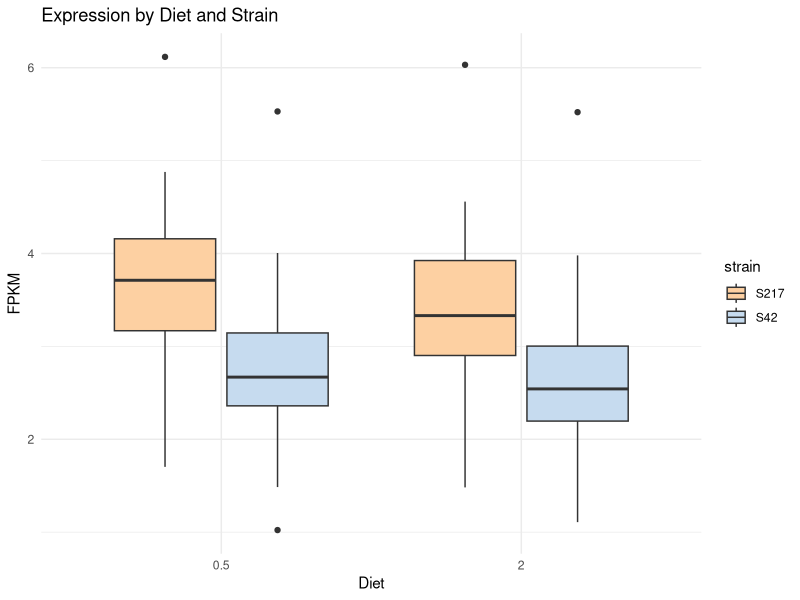
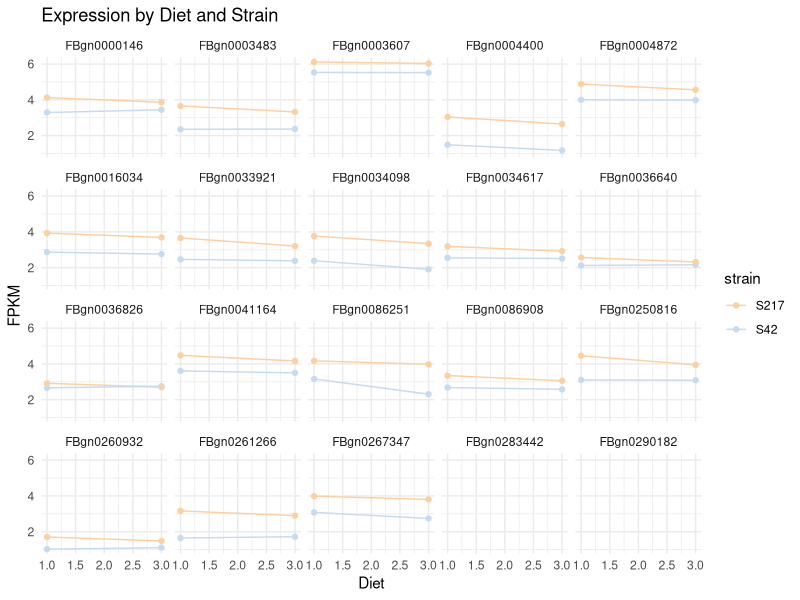
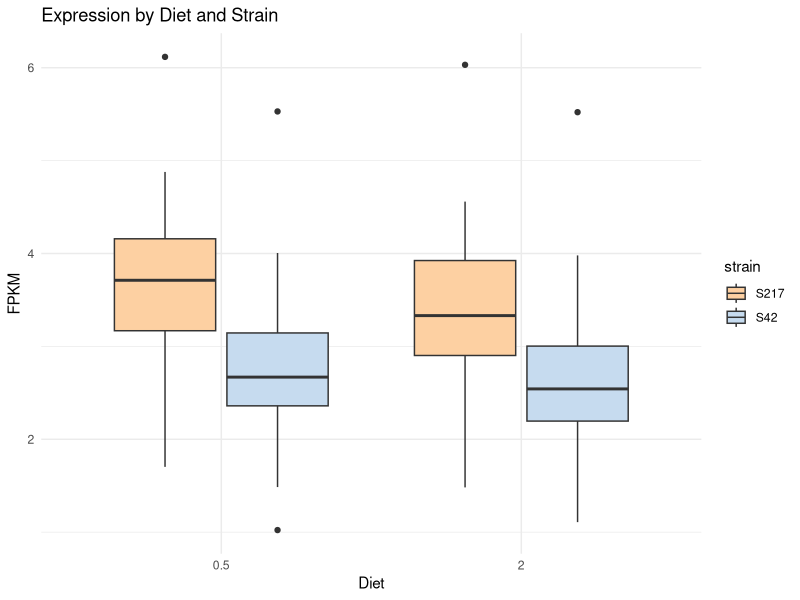
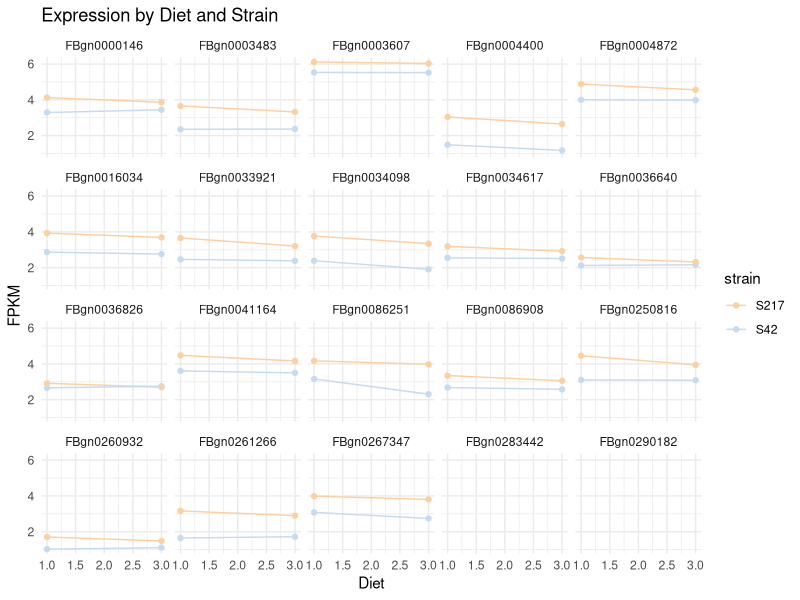

Generate these figures, in order, with R:


# piRNA View

# Read in Novomagic output
raw_data=read.csv("rawdata/piRNA_get_annot_NovoMagic.csv",header=TRUE,na.strings="--")
raw_data=unique(raw_data)

#get row means
raw_data$S42_0_LC <- rowMeans(
  raw_data[, c("s42_05_0_1_fpkm", "s42_05_0_2_fpkm", "s42_05_0_3_fpkm", "s42_05_0_4_fpkm")],
  na.rm = TRUE
)
raw_data$S42_0_C=rowMeans(
  raw_data[, c("s42_1_0_1_fpkm","s42_1_0_2_fpkm","s42_1_0_3_fpkm","s42_1_0_4_fpkm")],na.rm=TRUE)
raw_data$S42_0_HC=rowMeans(
  raw_data[, c("s42_2_0_1_fpkm","s42_2_0_2_fpkm","s42_2_0_3_fpkm","s42_2_0_4_fpkm")],na.rm=TRUE)
raw_data$S217_0_LC=rowMeans(
  raw_data[, c("s217_05_0_1_fpkm","s217_05_0_2_fpkm","s217_05_0_3_fpkm","s217_05_0_4_fpkm")],na.rm=TRUE)
raw_data$S217_0_C=rowMeans(
  raw_data[, c("s217_1_0_1_fpkm","s217_1_0_2_fpkm","s217_1_0_3_fpkm","s217_1_0_4_fpkm")],na.rm=TRUE)
raw_data$S217_0_HC=rowMeans(
  raw_data[, c("s217_2_0_1_fpkm","s217_2_0_2_fpkm","s217_2_0_3_fpkm","s217_2_0_4_fpkm")],na.rm=TRUE)

raw_data=raw_data[,c(1:10,88:93)]




#reshape to long format
library(tidyr)
library(dplyr)

# Pivot longer: gather all FPKM columns into key-value pairs
long_df <- raw_data %>%
  pivot_longer(
    cols = matches("^s\\d+_"),  # selects all columns starting with 's' and digits
    names_to = "sample",
    values_to = "FPKM"
  ) %>%
  # Separate 'sample' column into strain, diet, rep, etc.
  separate(
    col = sample,
    into = c("strain", "day","diet"),
    sep = "_",
    remove = FALSE
  ) %>%
  dplyr::select(ID, strain, diet, day,FPKM)


#plots

long_df$day=as.factor(long_df$day)
long_df$treat=ifelse(long_df$diet=="C",1.0,ifelse(long_df$diet=="HC",2.0,0.5))
long_df$treat=as.factor(long_df$treat)
long_df=subset(long_df,long_df$diet=="HC" | long_df$diet=="LC")
# Plots:
library(ggplot2)
library(ggthemes)

pale=c("#fdd0a2","#c6dbef")

ggplot(data=long_df, aes(x = treat, y = log2(FPKM + 1),fill=strain)) +
  geom_boxplot() + #facet_wrap(~ID) +
  labs(title = "Expression by Diet and Strain", x = "Diet", y = "FPKM") +
  theme_minimal() +scale_fill_manual(values = pale) 
ggsave("images/piRNA.png")

#Conclusion: S42 has lower overall piRNA expression regardless of diet

ggplot(data=long_df, aes(x = as.numeric(treat), y = log2(FPKM + 1),col=strain)) +
  geom_point() + geom_line() + facet_wrap(~ID) +
  labs(title = "Expression by Diet and Strain", x = "Diet", y = "FPKM") +
  theme_minimal() + scale_color_manual(values = pale) 
ggsave("images/piRNA_byGene.png")
